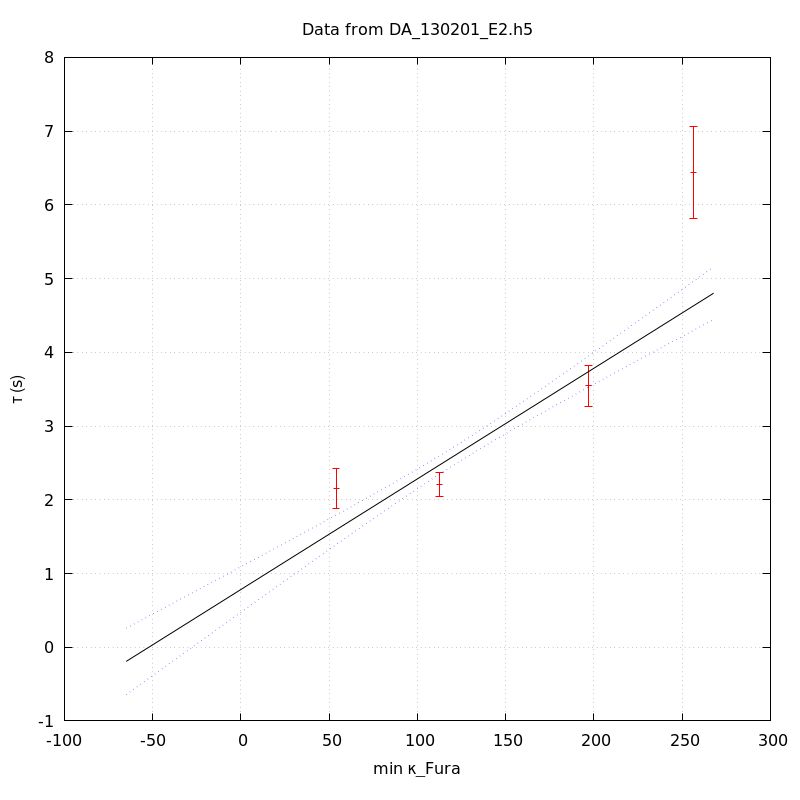

Here is the gnuplot script that generated this plot:
unset key
set grid
set ylabel 'τ (s)'
set xlabel 'min κ_Fura' noenhanced
set title 'Data from DA_130201_E2.h5' noenhanced
set xrange [-1000<*:*]
plot 'DA_130201_E2_aba_tau_vs_min_kappa' index 0 using 1:2:(1.96*$3) linecolor rgb 'red' with yerrorbars,\
'' index 1 using 1:2 with lines linecolor rgb 'black',\
'' index 1 using 1:3 with lines linecolor rgb 'blue' lt 'dotted',\
'' index 1 using 1:4 with lines linecolor rgb 'blue' lt 'dotted'
